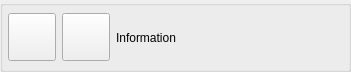
<?xml version="1.0" encoding="UTF-8"?>
<ui version="4.0">
 <class>InformationWidgetUi</class>
 <widget class="QWidget" name="InformationWidgetUi">
  <property name="geometry">
   <rect>
    <x>0</x>
    <y>0</y>
    <width>351</width>
    <height>72</height>
   </rect>
  </property>
  <property name="windowTitle">
   <string>Information</string>
  </property>
  <layout class="QGridLayout" name="gridLayout">
   <property name="leftMargin">
    <number>0</number>
   </property>
   <property name="topMargin">
    <number>0</number>
   </property>
   <property name="rightMargin">
    <number>0</number>
   </property>
   <property name="bottomMargin">
    <number>0</number>
   </property>
   <property name="spacing">
    <number>0</number>
   </property>
   <item row="0" column="0">
    <widget class="QGroupBox" name="m_InformationGroupBox">
     <property name="title">
      <string/>
     </property>
     <layout class="QHBoxLayout" name="horizontalLayout">
      <property name="leftMargin">
       <number>5</number>
      </property>
      <property name="topMargin">
       <number>5</number>
      </property>
      <property name="rightMargin">
       <number>5</number>
      </property>
      <property name="bottomMargin">
       <number>5</number>
      </property>
      <item>
       <widget class="VxPushButton" name="m_ContextButton">
        <property name="minimumSize">
         <size>
          <width>48</width>
          <height>48</height>
         </size>
        </property>
        <property name="maximumSize">
         <size>
          <width>48</width>
          <height>48</height>
         </size>
        </property>
        <property name="text">
         <string/>
        </property>
        <property name="iconSize">
         <size>
          <width>48</width>
          <height>48</height>
         </size>
        </property>
       </widget>
      </item>
      <item>
       <widget class="VxPushButton" name="m_InfoButton">
        <property name="minimumSize">
         <size>
          <width>48</width>
          <height>48</height>
         </size>
        </property>
        <property name="maximumSize">
         <size>
          <width>48</width>
          <height>48</height>
         </size>
        </property>
        <property name="text">
         <string/>
        </property>
        <property name="iconSize">
         <size>
          <width>48</width>
          <height>48</height>
         </size>
        </property>
       </widget>
      </item>
      <item>
       <widget class="QLabel" name="m_InformationLabel">
        <property name="text">
         <string>Information</string>
        </property>
       </widget>
      </item>
     </layout>
    </widget>
   </item>
  </layout>
 </widget>
 <customwidgets>
  <customwidget>
   <class>VxPushButton</class>
   <extends>QPushButton</extends>
   <header location="global">VxPushButton.h</header>
  </customwidget>
 </customwidgets>
 <resources/>
 <connections/>
</ui>
